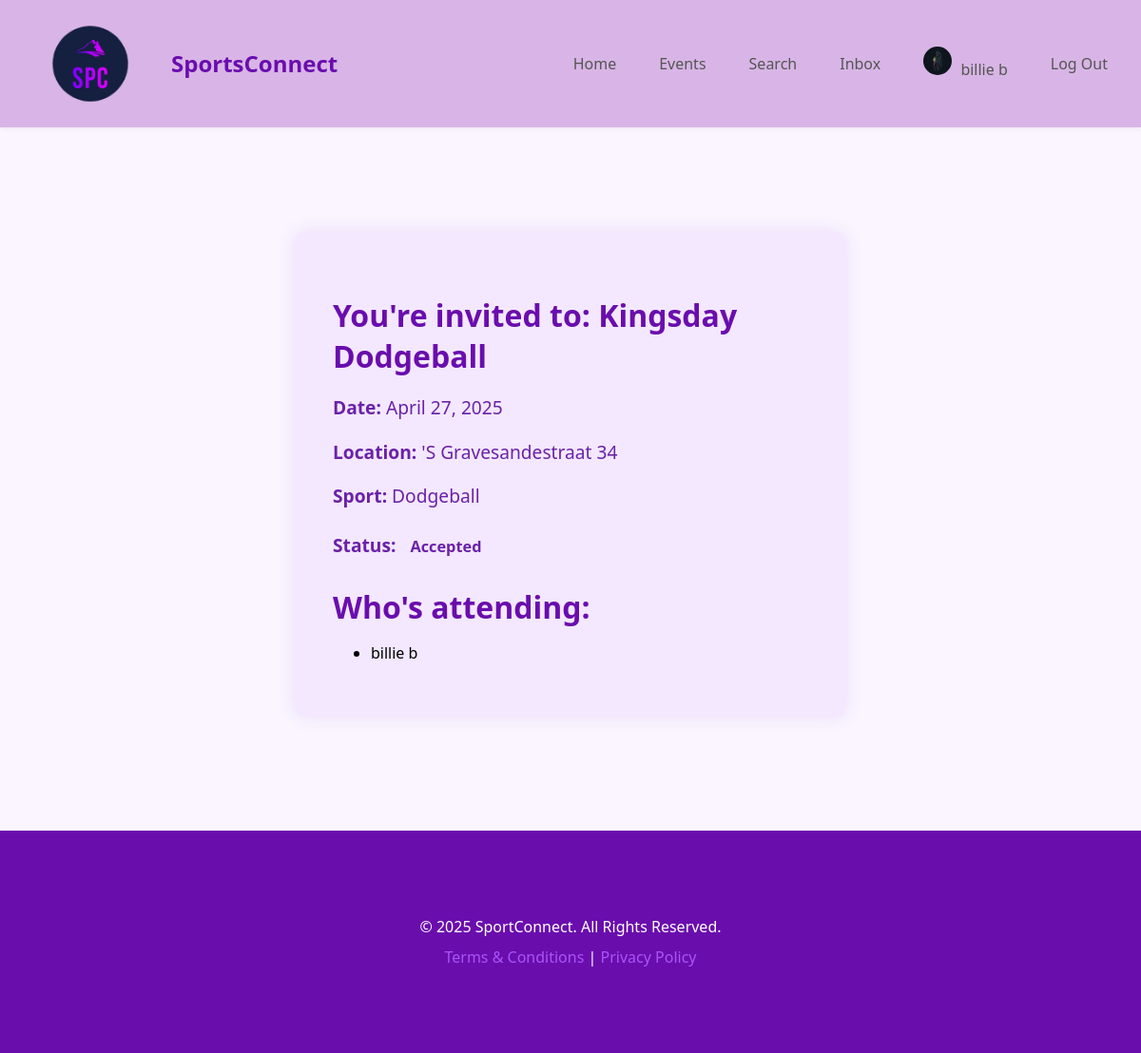
The app's page /rsvp.php?invitation_id=10 (signed in) with its own data.
### tables this page shows
CREATE TABLE IF NOT EXISTS `invitations` (
  `id` int NOT NULL AUTO_INCREMENT,
  `event_id` int NOT NULL,
  `user_id` int NOT NULL,
  `status` enum('pending','accepted','declined') DEFAULT 'pending',
  `created_at` timestamp NULL DEFAULT CURRENT_TIMESTAMP,
  `inviter_id` int NOT NULL,
  `invitee_id` int NOT NULL,
  PRIMARY KEY (`id`),
  KEY `event_id` (`event_id`),
  KEY `user_id` (`user_id`)
);

CREATE TABLE IF NOT EXISTS `events` (
  `id` int NOT NULL AUTO_INCREMENT,
  `user_id` int NOT NULL,
  `title` varchar(255) NOT NULL,
  `description` text,
  `event_date` date NOT NULL,
  `event_time` timestamp NULL DEFAULT CURRENT_TIMESTAMP,
  `location` varchar(255) NOT NULL,
  `sport_type` varchar(100) NOT NULL,
  `created_at` timestamp NULL DEFAULT CURRENT_TIMESTAMP,
  `updated_at` timestamp NULL DEFAULT CURRENT_TIMESTAMP ON UPDATE CURRENT_TIMESTAMP,
  PRIMARY KEY (`id`),
  KEY `user_id` (`user_id`)
);

CREATE TABLE IF NOT EXISTS `users` (
  `id` int NOT NULL AUTO_INCREMENT,
  `full_name` varchar(255) NOT NULL,
  `email` varchar(191) NOT NULL,
  `password` varchar(255) NOT NULL,
  `profile_picture` varchar(255) DEFAULT NULL,
  `created_at` timestamp NULL DEFAULT CURRENT_TIMESTAMP,
  `updated_at` timestamp NULL DEFAULT CURRENT_TIMESTAMP ON UPDATE CURRENT_TIMESTAMP,
  `overall_ranking` float DEFAULT '0',
  `reset_token` varchar(255) DEFAULT NULL,
  `token_expiration` datetime DEFAULT NULL,
  `location` varchar(255) DEFAULT NULL,
  `bio` text,
  `sports_interests` varchar(255) DEFAULT NULL,
  PRIMARY KEY (`id`),
  UNIQUE KEY `email` (`email`)
);

### rsvp.php (the view, shortened to what this page needs)
<?php
$invitation_id = $_GET['invitation_id'] ?? null;
if (!$invitation_id) {
    echo "<p style='color:red;'>Invalid invitation.</p>";
} else {
    try {
        $pdo = new PDO("mysql:host=localhost;dbname=sportconnect", "root", "", [
            PDO::ATTR_ERRMODE => PDO::ERRMODE_EXCEPTION,
            PDO::ATTR_DEFAULT_FETCH_MODE => PDO::FETCH_ASSOC
        ]);
        $stmt = $pdo->prepare("SELECT i.*, e.title AS event_title, e.event_date, e.location, e.sport_type FROM invitations i JOIN events e ON i.event_id = e.id WHERE i.id = ? AND i.invitee_id = ?");
        $stmt->execute([$invitation_id, $_SESSION['user_id']]);
        $invitation = $stmt->fetch();
        if (!$invitation) {
            echo "<p style='color:red;'>Invitation not found.</p>";
        } else {
            echo '<div class="profile-container">';
            echo "<h2>You're invited to: " . htmlspecialchars($invitation['event_title']) . "</h2>";
            echo "<p><strong>Date:</strong> " . date("F j, Y", strtotime($invitation['event_date'])) . "</p>";
            echo "<p><strong>Location:</strong> " . htmlspecialchars($invitation['location']) . "</p>";
            echo "<p><strong>Sport:</strong> " . htmlspecialchars($invitation['sport_type']) . "</p>";
            if ($invitation['status'] === 'pending') {
                echo "<p><strong>Status:</strong> <span class='badge badge-warning'>Pending</span></p>";
            } else {
                echo "<p><strong>Status:</strong> <span class='badge badge-" .
                    ($invitation['status'] === 'accepted' ? 'success' : 'danger') .
                    "'>" . ucfirst($invitation['status']) . "</span></p>";
            }
                ?>
                <?php
            echo "<h2>Who's attending:</h2>";
            $attendeeStmt = $pdo->prepare("SELECT u.full_name FROM invitations i JOIN users u ON i.invitee_id = u.id WHERE i.event_id = ? AND i.status = 'accepted'");
            $attendeeStmt->execute([$invitation['event_id']]);
            $attendees = $attendeeStmt->fetchAll();
            if (count($attendees) > 0) {
                echo "<ul>";
                foreach ($attendees as $attendee) {
                    echo "<li>" . htmlspecialchars($attendee['full_name']) . "</li>";
                }
                echo "</ul>";
            } else {
                echo "<p>No one has RSVP'd yet.</p>";
            }
            echo '</div>';
        }
    } catch (PDOException $e) {
        echo "<p style='color:red;'>Database error: " . $e->getMessage() . "</p>";
    }
}
include 'resources/view/layouts/sportconnnect/master.php';
?>

### public/css/style.css (style rules this page uses)
body { background-color: #faf5ff; font-family: 'Segoe UI', sans-serif; margin: 0; padding: 0; display: flex; flex-direction: column; min-height: 100vh; overflow-x: hidden; }
.register-container, .edit-profile-container, .login-container, .profile-container { max-width: 500px; margin: 50px auto 30px auto; background-color: #f3e8ff; padding: 40px; border-radius: 12px; box-shadow: 0 0 20px rgba(106, 13, 173, 0.1); }
.badge { display: inline-block; padding: 5px 10px; border-radius: 20px; font-size: 0.85em; font-weight: bold; margin-top: 5px; }
.profile-container h2 { color: #6a0dad; font-size: 2rem; margin-bottom: 10px; }
.profile-container p { color: #6b21a8; font-size: 1.2rem; margin-bottom: 15px; }

### records on screen
invitations: event.title "Kingsday Dodgeball", event.event_date "April 27, 2025", event.location "'S Gravesandestraat 34", event.sport_type "Dodgeball", status "Accepted"
users: full_name "billie b"

### other values on screen
$full_name "billie b"
